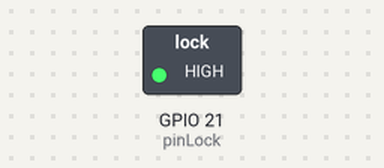
The program below on a simulated Raspberry Pi (BCM pin numbers). Parts: switched loads named in the program (green lamp = pin HIGH). At 0.0 s the program stops and its outputs stay as they are.

Above: at 0.1 s.
Timing chart, 0 to 1.5 s (numbered marks = the images above):
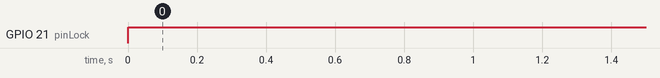

Measured:
- by itself, GPIO 21 (pinLock): LOW → HIGH at 0.00 s

The program:

gpio_on.py
```python
import RPi.GPIO as GPIO

##Variable pinLock is the corresponding pin on the raspberry pi that is connected to the lock
pinLock = 21

##Setup pin and turn pin high
GPIO.setwarnings(False)
GPIO.setmode(GPIO.BCM)
GPIO.setup(pinLock,GPIO.OUT)
GPIO.output(pinLock, True)
```
